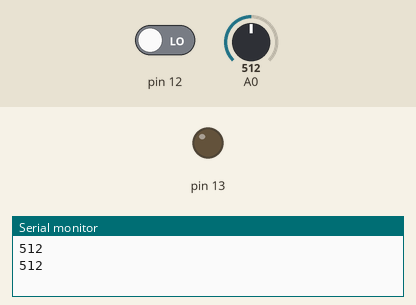
The sketch below on a simulated Arduino Uno, built with avr-gcc and run on an emulated ATmega328P. Parts: output pins drawn as LEDs (lit = HIGH), the last lines printed to the serial monitor. The test bench sets the inputs (shaded band); at power-on: pin 12 LOW, A0 = 512.

Above: at 1.8 s.
1.9 s: pin 12 driven HIGH
At 2.3 s:
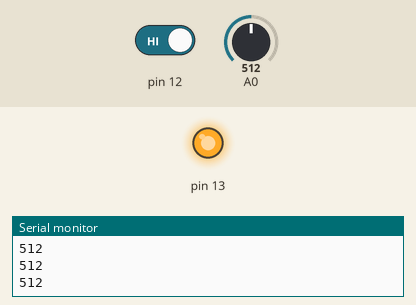
3.5 s: pin 12 driven LOW
At 5.0 s:
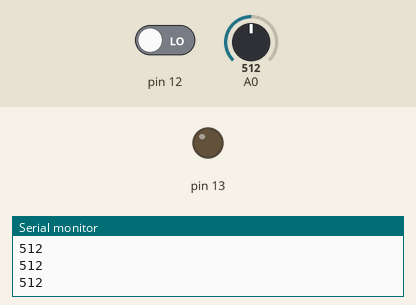
Timing chart, 0 to 6.5 s (numbered marks = the images above; inputs shaded):
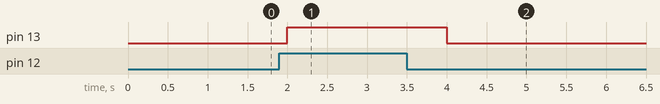

Measured:
- after the input at 1.9 s, pin 13: LOW → HIGH after 0.10 s
- after the input at 3.5 s, pin 13: HIGH → LOW after 0.50 s

The sketch:

mediciontransiciones.ino
```cpp
//Autor:Darío Jorge Iglesias
int lectura;//var. ADC
boolean A;
void setup(){
Serial.begin(9600);
pinMode(13,OUTPUT);
pinMode(12,INPUT);}
void loop(){
lectura=analogRead(A0);
Serial.println(lectura);
A=digitalRead(12);
digitalWrite(13,A);
delay(1000);}
```
